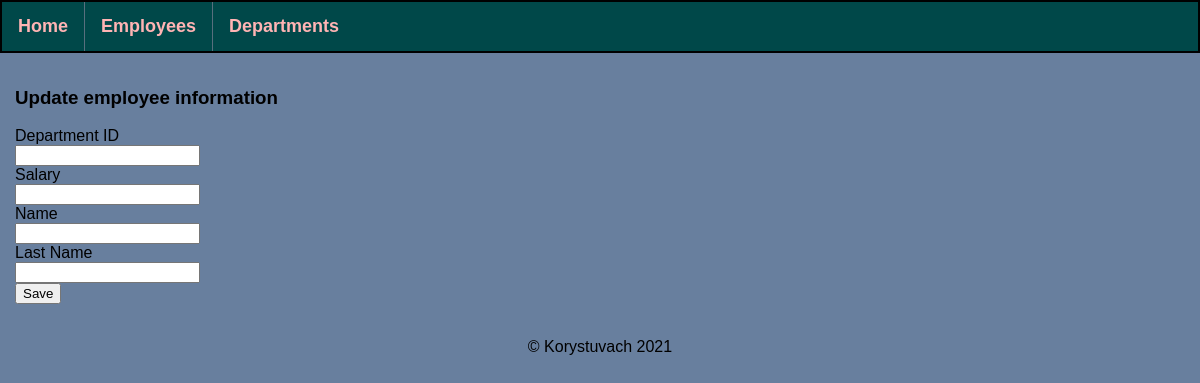
The app's page /employees/3/update (signed in), older data.
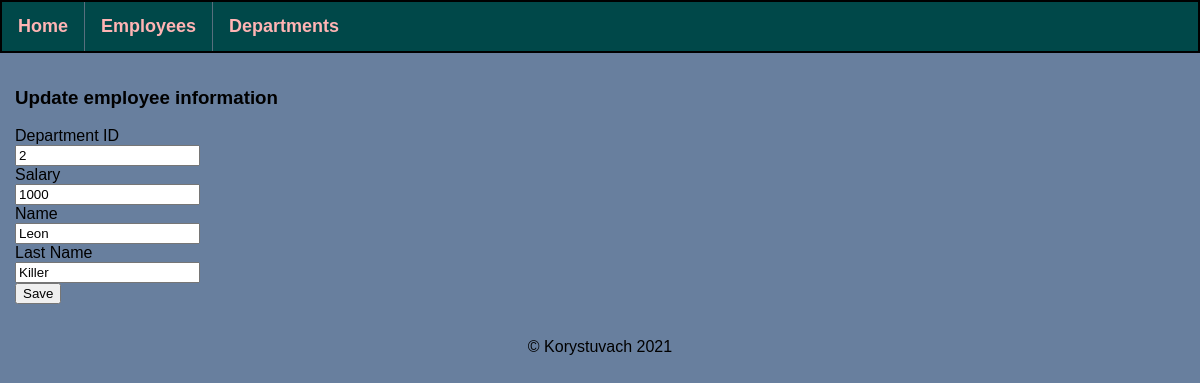
The same page, newer data.
### application/models.py (models this page shows, shortened)
class AllEmployees(db.Model):
    id = db.Column(db.Integer, primary_key=True)
    department_id = db.Column(db.Integer, db.ForeignKey('all_departments.id'), nullable=False)
    salary = db.Column(db.Integer, nullable=False)
    name = db.Column(db.String(30), nullable=False)
    lastname = db.Column(db.String(35), nullable=False)
    hire_date = db.Column(db.Date, default=date.today())

### application/routes.py (the view, shortened to what this page needs)
@app.route('/employees/<int:emp_id>/update', methods=["POST", "GET"])
@login_required
def update_employee(emp_id):
    error = None
    title = "Update Employee info"
    employee_info = AllEmployees.query.get(emp_id)
    return render_template("update_employee.html",
                           employee_info=employee_info,
                           title=title
                           )

### application/models.py (called while the page is built)
@login_manager.user_loader
def load_user(user_id):
    return User.query.get(user_id)

### application/routes.py (called while the page is built)
@app.after_request
def redirect_to_sign_in(response):
    if response.status_code == 401:
        return redirect(url_for('login') + '?next=' + request.url)
    return response

### application/templates/update_employee.html (shortened to what this page needs)
{% extends 'base.html' %}
{% block content %}
    <div>
        <h3>Update employee information</h3>
        <form method="POST">
            <label for="department_id">Department ID</label><br>
            <input type="number" name="department_id" id="department_id" value="{{ employee_info.department_id }}"><br>
            <label for="salary">Salary</label><br>
            <input type="number" name="salary" id="salary" value="{{ employee_info.salary }}"><br>
            <label for="name">Name</label><br>
            <input type="text" name="name" id="name" value="{{ employee_info.name }}"><br>
            <label for="lastname">Last Name</label><br>
            <input type="text" name="lastname" id="lastname" value="{{ employee_info.lastname }}"><br>
            <input type="submit" value="Save"><br>
        </form>
    </div>
{% endblock %}

### application/templates/base.html (shortened to what this page needs)
<!doctype html>
<html lang="en">
<head>
    <link href="{{ url_for('static', filename='css/styles.css') }}" rel="stylesheet" type="text/css" >
</head>
<body>
    <nav>
        <ul id="nav_ul">
            <li class="nav_li"><a href="{{ url_for('index') }}" class="nav_li_a">Home</a></li>
            <li class="nav_li"><a href="{{ url_for('employees') }}" class="nav_li_a">Employees</a></li>
            <li class="nav_li"><a href="{{ url_for('departments') }}" class="nav_li_a">Departments</a></li>
        </ul>
    </nav>
    {% block content %}
    {% endblock %}
    <footer class="foot">
        <p>&copy Korystuvach 2021</p>
    </footer>
</body>
</html>

### application/static/css/styles.css (style rules this page uses)
html, body { font-family: Tahoma, sans-serif; background-color: #687F9E; margin: 0; padding: 0; height: 100%; text-align: left; }
div { padding: 15px; }
li a { text-decoration: none; }
ul#nav_ul { position: sticky; font-size: large; font-weight: bold; background-color: #004849; list-style-type: none; border: 2px solid; overflow: hidden; margin: 0; padding: 0; top: 0; }
li.nav_li { display: inline; float: left; border-right: 1px solid #586F7E; }
li.nav_li:last-child { border-right: none; }
li a.nav_li_a { display: block; color: #ffb4b4; text-align: center; padding: 14px 16px; text-decoration: none; }
footer.foot { text-align: center; padding: 3px; display: block; text-decoration: none; }

Row changes from the older to the newer data that the page shows:
added AllEmployees: department_id "2", salary "1000", name "Leon", lastname "Killer"
